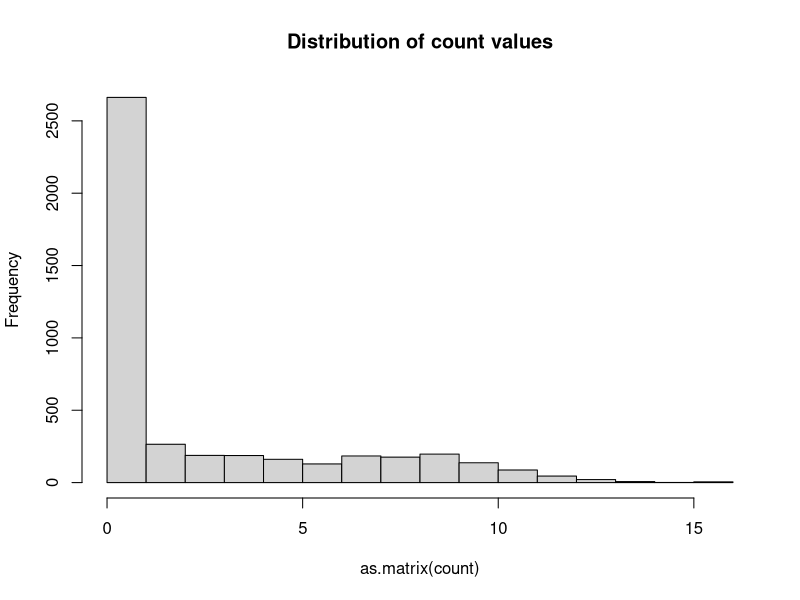
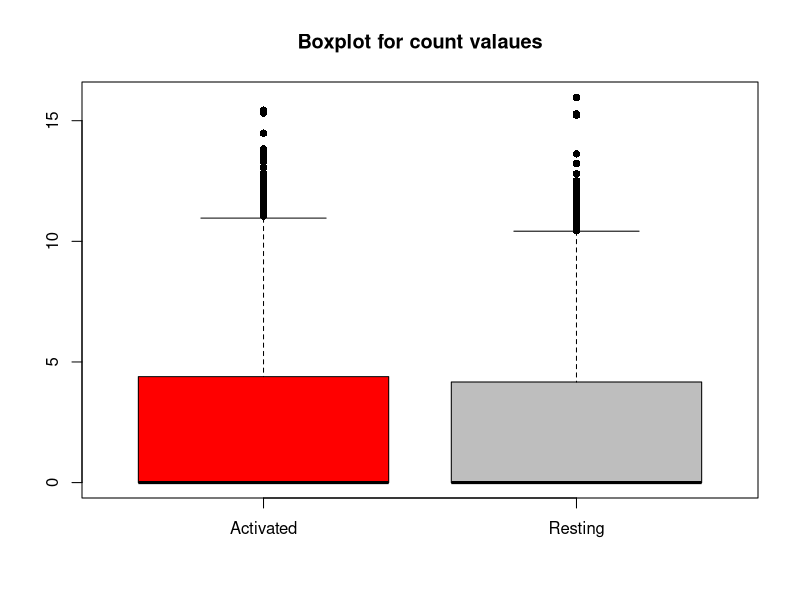
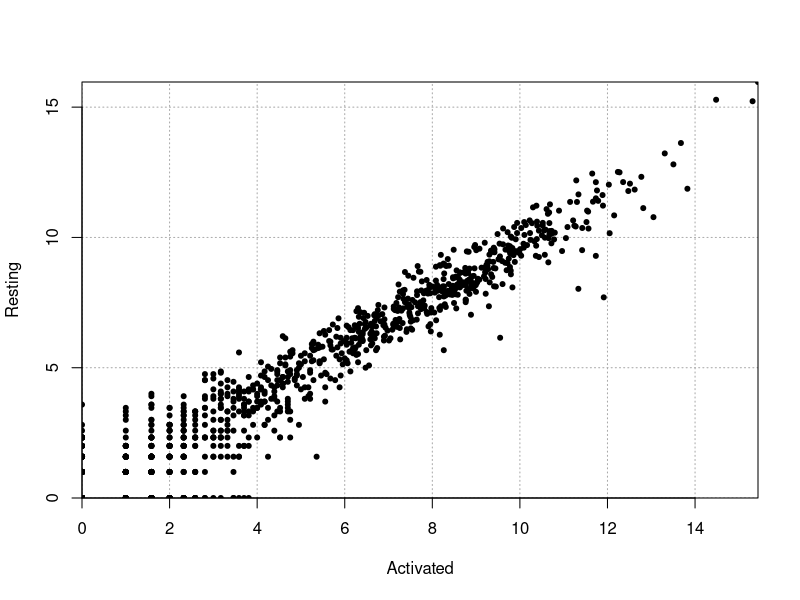

Reproduce these figures in R, in order.
## ---- chunk 1
## First we read gene counts
count <- read.table("raw_counts.txt" ,sep="\t", head=T,row=1)
#head(count)
#head(rownames(count))
#colnames(count)

# Change column names
colnames(count) <- c("Activated", "Resting")
## Values are log2 transformed 
## (a pseudo-count is added in case one of the sample is equal or close to zero)
count <- log2(count +1)

## Checking distribution of FPKM values
hist(as.matrix(count), main="Distribution of count values")
boxplot(count, col=c("red","gray"), pch=16, main="Boxplot for count valaues")


## Scatter plot comparing expression levels in sample 1 and 2
par(xaxs='i',yaxs='i')
plot(count, pch=20, panel.first=grid(col="darkgray"))
identify(count[,1], count[,2],lab=rownames(count))

